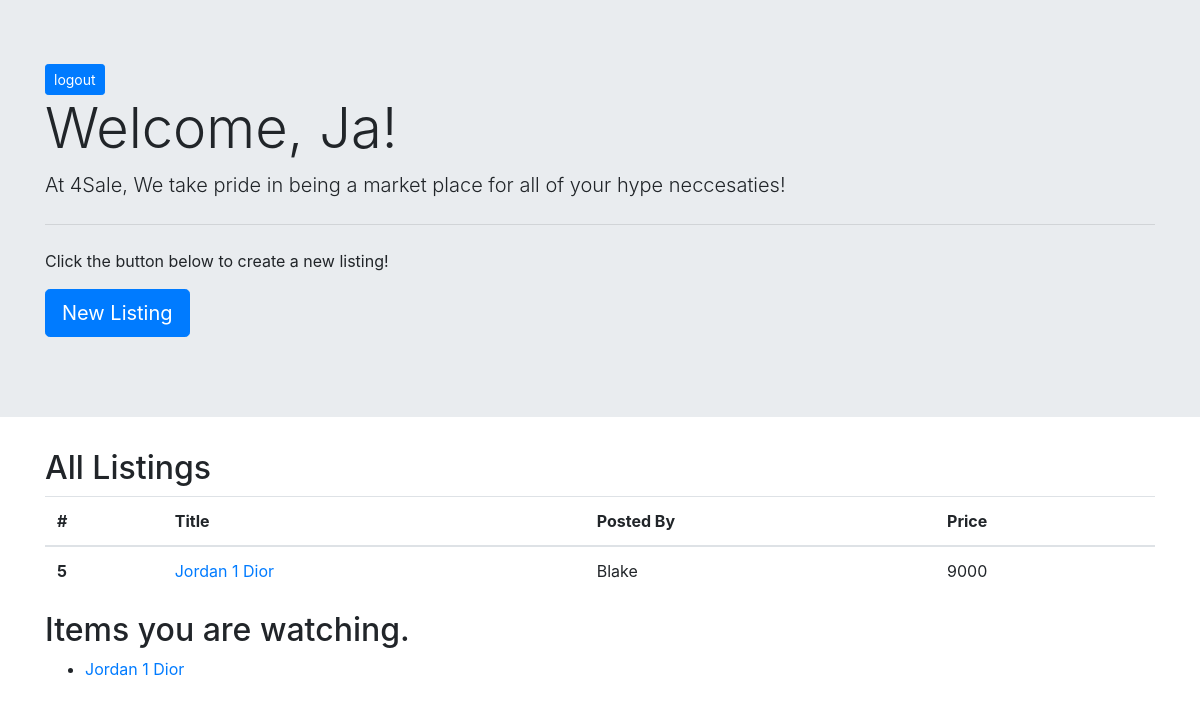
Screenshot of /dashboard (signed in) with the database file from the repository.
### main/models.py (models this page shows, shortened)
class User(models.Model):
    first = models.CharField(max_length=45)
    last = models.CharField(max_length=45)
    email = models.TextField()
    password = models.TextField()
    created_at = models.DateTimeField(auto_now_add=True)
    updated_at = models.DateTimeField(auto_now=True)
    objects = UserManager()

class Listing(models.Model):
    title = models.CharField(max_length=100)
    desc = models.TextField()
    img = models.FileField()
    posted_by = models.ForeignKey(User, related_name='posted', on_delete=models.CASCADE)
    price = models.IntegerField()
    condition = models.CharField(max_length=10)
    location = models.CharField(max_length=15)
    watching = models.ManyToManyField(User, related_name='watching')
    created_at = models.DateTimeField(auto_now_add=True)
    updated_at = models.DateTimeField(auto_now=True)

### main/views.py (the view)
# urls.py: path('dashboard', views.success),
def success(request):
    if 'user_id' not in request.session:
        return redirect('/')
    logged_in_user = User.objects.get(id=request.session['user_id'])
    context = {
        'watching': logged_in_user.watching.all(),
        'logged_in_user': logged_in_user,
        'all_listings': Listing.objects.all()
    }
    return render(request, 'dashboard.html', context)

### main/templates/dashboard.html (shortened to what this page needs)
<!doctype html>
<html lang="en">
<head>
    <link rel="stylesheet" href="https://maxcdn.bootstrapcdn.com/bootstrap/4.0.0/css/bootstrap.min.css"
>
</head>
<body>
    <div class="jumbotron jumbotron-fluid">
        <div class="container">
        <a href="/logout" class="btn btn-primary btn-sm">logout</a>
        <h1 class="display-4">
            Welcome, {{logged_in_user.first}}!
        </h1>
        <p class="lead">At 4Sale, We take pride in being a market place for all of your hype neccesaties!</p>
        <hr class="my-4">
        <p>Click the button below to create a new listing! </p>
        <p class="lead">
            <a class="btn btn-primary btn-lg" href="/newlisting" role="button">New Listing</a>
        </p>
    </div>
    </div>
    <div class="container">
        <h2>All Listings</h2>
        <table class="table">
            <thead>
                <tr>
                    <th scope="col">#</th>
                    <th scope="col">Title</th>
                    <th scope="col">Posted By</th>
                    <th scope="col">Price</th>
                </tr>
            </thead>
            <tbody>
                {% for Listing in all_listings %}
                <tr>
                    <th scope="row">{{Listing.id}}</th>
                    <td><a href="/view/{{Listing.id}}">{{Listing.title}}</a></td>
                    <td>{{Listing.posted_by.first}}</td>
                    <td>{{Listing.price}}</td>
                    {% endfor %}
                </tr>
            </tbody>
        </table>
        <h2>Items you are watching.</h2>
        <ul>{% for watching in logged_in_user.watching.all %}
            <li><a href="/view/{{watching.id}}">{{watching.title}}</a></li>
        </ul>
        {% endfor %}
    </div>
</body>
</html>

### rows the page displays
User: first "Ja"
Listing: id "5", title "Jordan 1 Dior", posted_by.first "Blake", price "9000"
